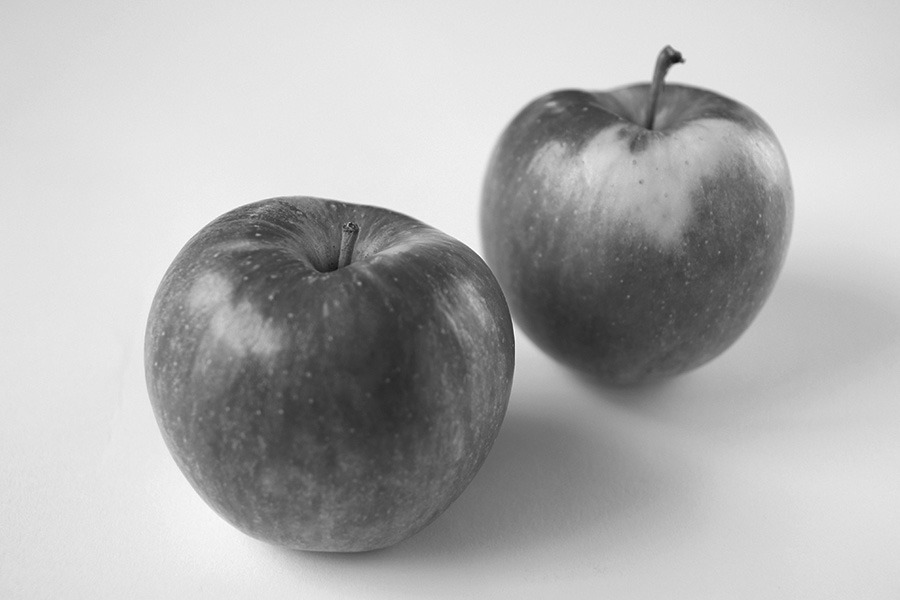
#> input picture Practicum/Week 3/Appels.jpg, 900 x 600 px, found by its file name
$ python invers_en_drempelwaarde.py
#> lines starting #> are read from the running program, lines starting #| are printed output that depends on the picture; after the words box and inside, x2 and y2 are one past the last pixel; in counts of white or black regions, pixels touching at a corner belong together
#> further down, image is the input picture: shape (600, 900); min 15, max 255, mean 176
import cv2 as cv

threshold = 0
prev_treshold = threshold + 1
window_drempelwaarde = 'Drempelwaarde'

def threshold_trackbar(val):

    global threshold

    threshold = val
    cv.setTrackbarPos('treshold',window_drempelwaarde ,threshold)


def invers(img):

    h, w = img.shape
#> h = 600; w = 900

    for i in range(h):
        for j in range(w):
            p = img[i,j]
            img[i,j] = 255 - p
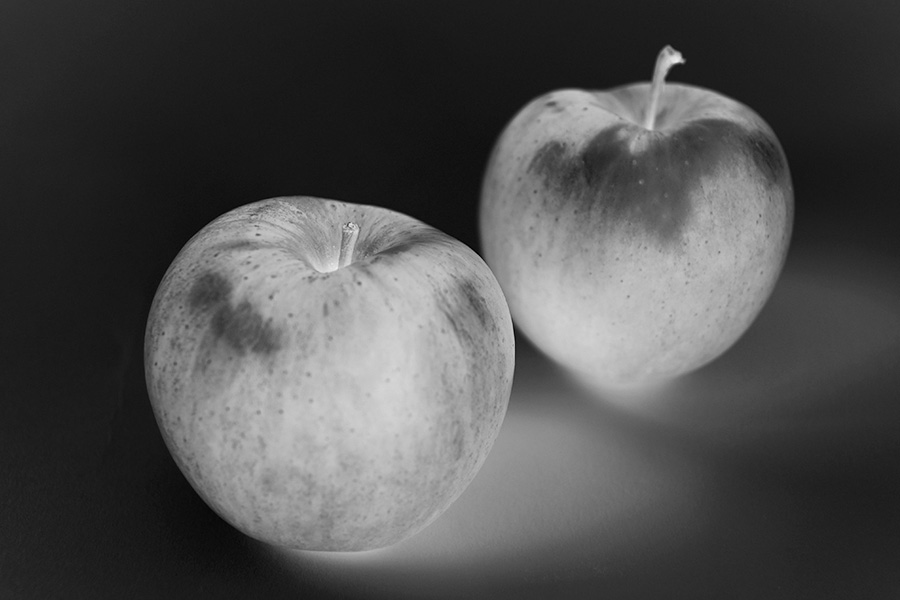
#> img: shape (600, 900); min 0, max 240, mean 79

    return img

def drempel(img,waarde):

#> called with waarde = 0
    h, w = img.shape
#> h = 600; w = 900

    for i in range(h):
        for j in range(w):
            p = img[i,j]
            img[i,j] = (p > waarde)*255
#> img: shape (600, 900); every value is 255

    return img


cv.namedWindow(window_drempelwaarde)
cv.createTrackbar('treshold', window_drempelwaarde , 0, 255, threshold_trackbar)

image = cv.imread('Practicum\Week 3\Appels.jpg',0)
invers_img = invers(image.copy())
cv.imshow('orignieel',image)
cv.imshow('inverse',invers_img)

while True:

    if(threshold != prev_treshold):
        drempel_img = drempel(image.copy(),threshold)
        prev_treshold = threshold

    cv.imshow(window_drempelwaarde,drempel_img)

    key = cv.waitKey(30)
#> (key q is pressed here)
    if key == ord('q') or key == 27:
        break

cv.destroyAllWindows()

$ run again, with Practicum/Week 3/Kroatie_grijs.jpg copied over Practicum/Week 3/Appels.jpg
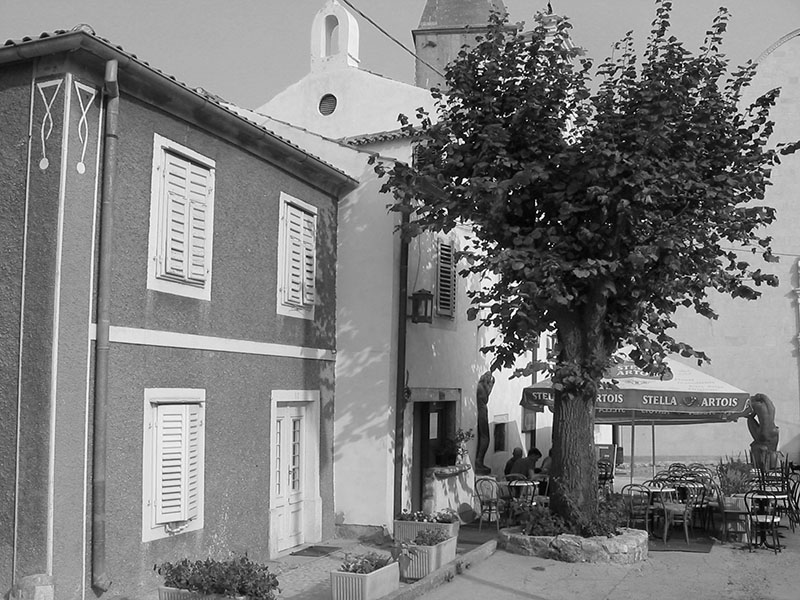
#> input picture Practicum/Week 3/Kroatie_grijs.jpg, 800 x 600 px, found by its file name
#> image is the input picture: shape (600, 800); min 0, max 255, mean 123.7
#> after the loop in invers, `for i in range(h):`:
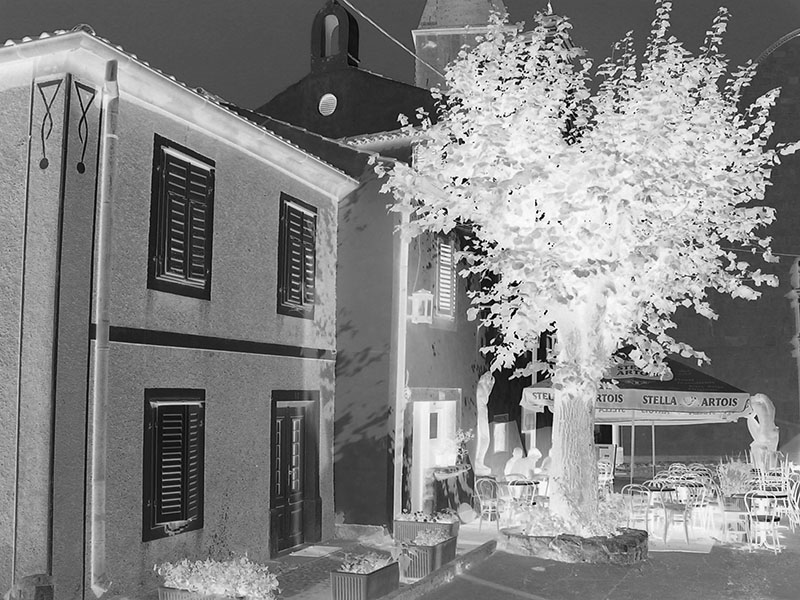
#> img: shape (600, 800); min 0, max 255, mean 131.3
#> after the loop in drempel, `for i in range(h):`:
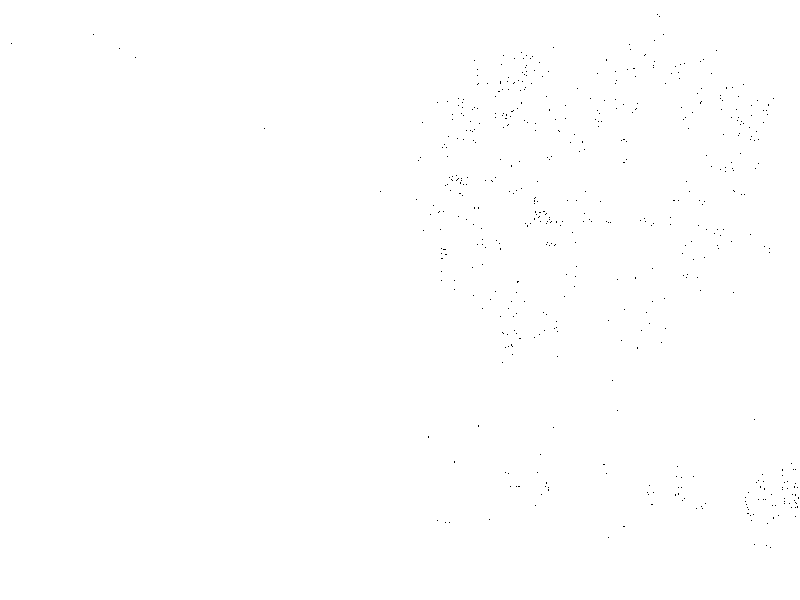
#> img: shape (600, 800); 99.9% white; black in thin lines or dots, all inside (x1, y1, x2, y2) = (11, 14, 799, 548)
